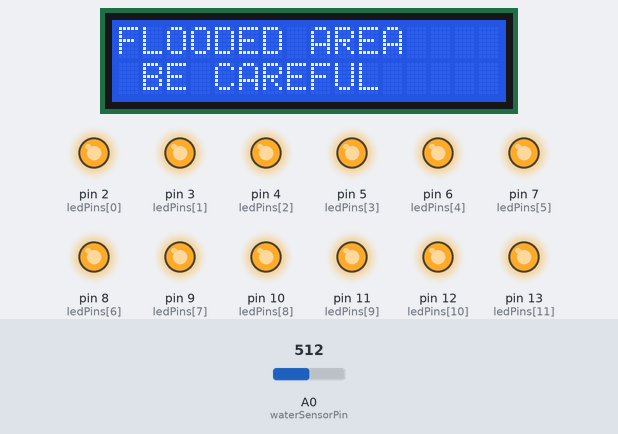
Simulated run of this sketch. Board: Arduino Uno, built with avr-gcc and run on an emulated ATmega328P. Shown: 16×2 character LCD, output pins drawn as LEDs (lit = HIGH). The test bench sets the inputs (shaded band); at power-on: A0 (waterSensorPin) = 512.

Above: at 1.2 s.
1.3 s: A0 (waterSensorPin) set to 314
3.3 s: A0 (waterSensorPin) set to 292
At 4.6 s:
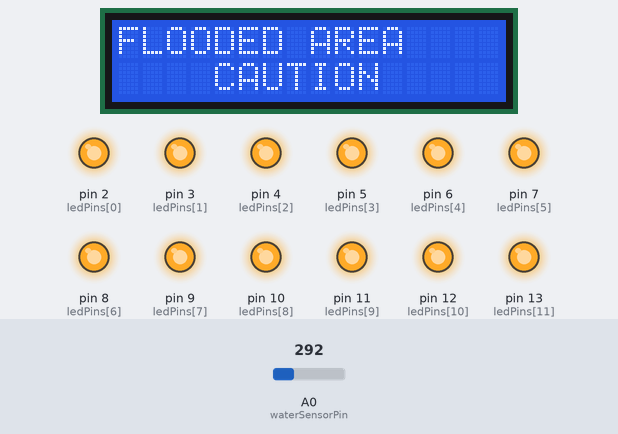
5.6 s: A0 (waterSensorPin) set to 111
7.3 s: A0 (waterSensorPin) set to 96
At 8.8 s:
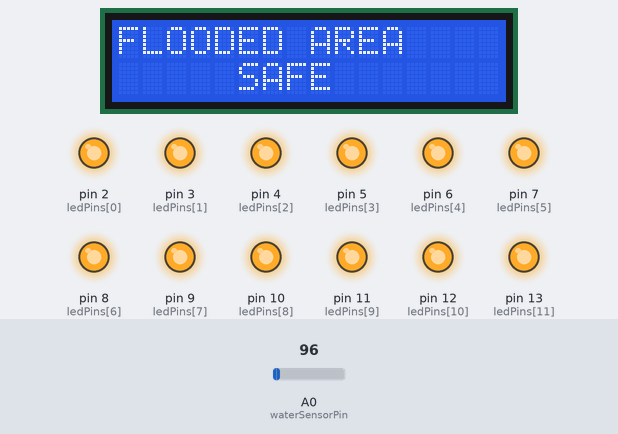
9.7 s: A0 (waterSensorPin) set to 122
At 11.4 s:
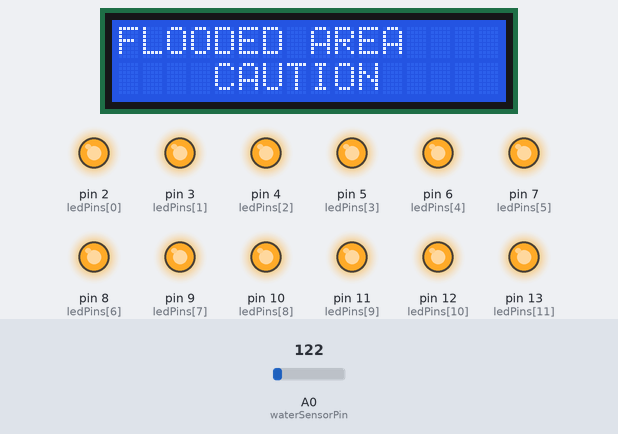
11.7 s: A0 (waterSensorPin) set to 90
At 13.0 s:
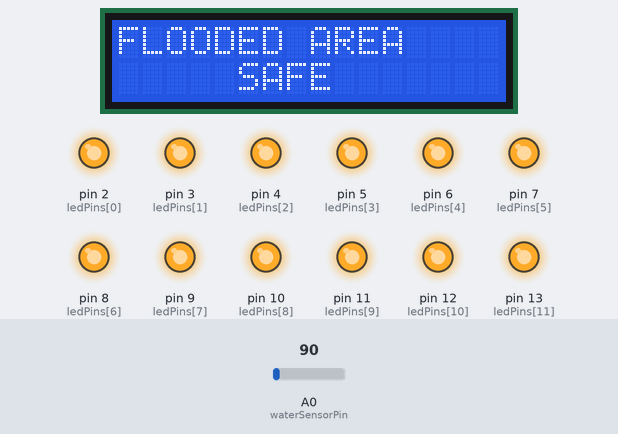
Timing chart, 0 to 14.7 s (numbered marks = the images above; inputs shaded):
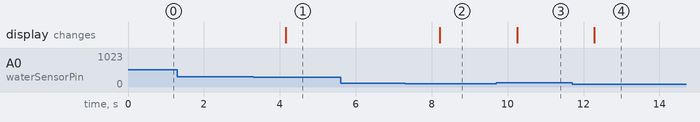

Measured:
- the behaviour switches between 301 and 300 on A0 (waterSensorPin) (found by bisection; images 0 and 1)
- the behaviour switches between 101 and 100 on A0 (waterSensorPin) (found by bisection; images 1 and 2)
- after the input at 1.3 s, every drawn part: stays the same
- after the input at 3.3 s, the display: changes after 0.85 s (image 1)
- after the input at 5.6 s, every drawn part: stays the same
- after the input at 7.3 s, the display: changes after 0.92 s (image 2)
- after the input at 9.7 s, the display: changes after 0.55 s (image 3)
- after the input at 11.7 s, the display: changes after 0.58 s (image 4)

The sketch:

FInal_arduino1.ino
```cpp
#include <Wire.h>
#include <LiquidCrystal_I2C.h>

// LCD setup (address 0x27, 16x2)
LiquidCrystal_I2C lcd(0x27, 16, 2);

// LED pins
const int ledPins[] = {2,3,4,5,6,7,8,9,10,11,12,13};
const int numLeds = 12;

// Water sensor ANALOG pin
const int waterSensorPin = A0;

int resval = 0;  // holds sensor value

void setup() {

  // Initialize LCD
  lcd.init();
  lcd.backlight();

  // Initialize LEDs (always ON)
  for(int i = 0; i < numLeds; i++){
    pinMode(ledPins[i], OUTPUT);
    digitalWrite(ledPins[i], HIGH);
  }

  // Print title
  lcd.setCursor(0,0);
  lcd.print("FLOODED AREA");
}

void loop() {

  // Read analog value
  resval = analogRead(waterSensorPin);

  // Set cursor to second line
  lcd.setCursor(0,1);

  if (resval <= 100) {
    lcd.print("     SAFE       ");
  }
  else if (resval > 100 && resval <= 300) {
    lcd.print("    CAUTION      ");
  }
  else {
    lcd.print(" BE CAREFUL    ");
  }

  delay(1000);
}
```
